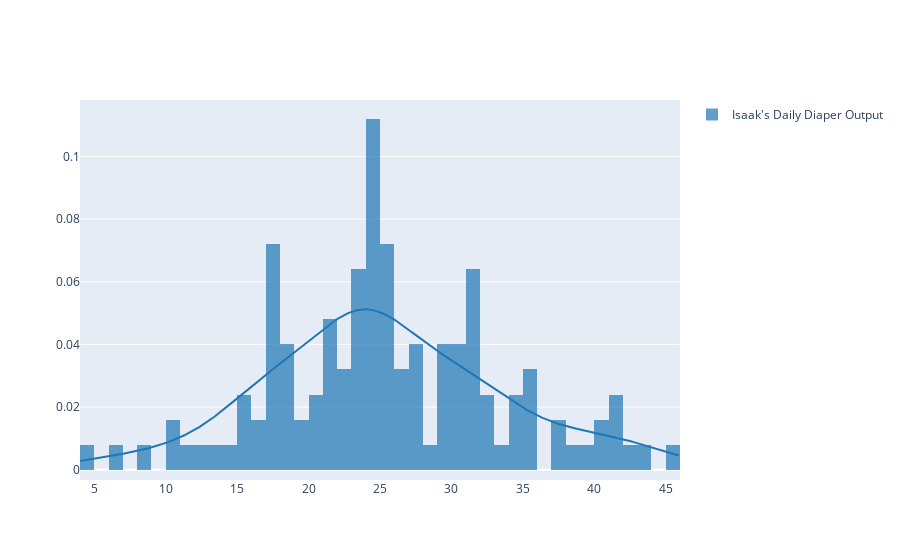

Write notebook code for a chart like this one.
### Code cell
fig = ff.create_distplot(
    [diaper_output["diaper_output"]],
    group_labels=["Isaak's Daily Diaper Output"],
    show_rug=False,
)
fig.update_layout(height=800)
fig.show()
fig.write_html("isaak_diapers_encoded_output_distplot.html")

### Figure 1 — Plotly figure (JSON) as saved in the notebook; plotly's stock layout.template omitted (floating-point values rounded to 4 significant figures; data arrays with more than 128 entries replaced by an {"elided": "..."} marker saying what was removed)
{"data": [{"histnorm": "probability density", "legendgroup": "Isaak's Daily Diaper Output", "marker": {"color": "rgb(31, 119, 180)"}, "name": "Isaak's Daily Diaper Output", "opacity": 0.7, "type": "histogram", "x": [24, 15, 33, 45, 46, 41, 42, 40, 39, 37, 32, 18, 40, 20, 43, 17, 28, 37, 35, 31, 30, 41, 30, 24, 34, 21, 35, 24, 31, 31, 35, 27, 29, 41, 29, 29, 19, 30, 17, 31, 22, 24, 32, 34, 27, 25, 24, 26, 23, 31, 25, 34, 27, 20, 35, 25, 24, 27, 29, 25, 23, 30, 21, 17, 25, 24, 29, 31, 25, 27, 38, 23, 17, 18, 26, 26, 23, 24, 20, 21, 25, 22, 19, 18, 25, 11, 26, 31, 23, 22, 21, 23, 31, 18, 24, 17, 17, 24, 21, 24, 24, 15, 10, 13, 12, 10, 15, 6, 4, 32, 22, 23, 16, 24, 24, 14, 17, 30, 17, 25, 16, 18, 17, 21, 23, 8], "xaxis": "x", "xbins": {"end": 46, "size": 1, "start": 4}, "yaxis": "y"}, {"legendgroup": "Isaak's Daily Diaper Output", "marker": {"color": "rgb(31, 119, 180)"}, "mode": "lines", "name": "Isaak's Daily Diaper Output", "showlegend": false, "type": "scatter", "x": {"elided": "500 float values"}, "xaxis": "x", "y": {"elided": "500 float values"}, "yaxis": "y"}], "layout": {"autosize": true, "barmode": "overlay", "hovermode": "closest", "legend": {"traceorder": "reversed"}, "xaxis": {"anchor": "y2", "autorange": true, "domain": [0, 1], "range": [4, 46], "type": "linear", "zeroline": false}, "yaxis": {"anchor": "free", "autorange": true, "domain": [0, 1], "position": 0, "range": [-0.00331, 0.1181], "type": "linear"}}}
